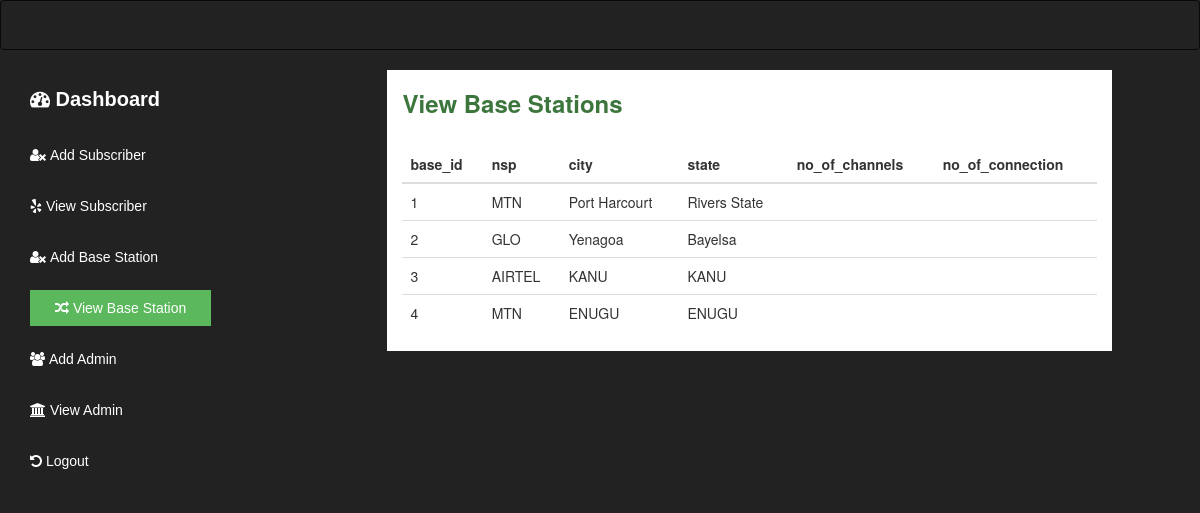
/view-base.php, run on the app's committed database.
### tables this page shows
CREATE TABLE `base_station` (
  `base_id` int(100) NOT NULL,
  `nsp` varchar(100) NOT NULL,
  `city` varchar(100) NOT NULL,
  `state` varchar(100) NOT NULL,
  `channels_num` varchar(11) NOT NULL,
  `connect_num` varchar(11) NOT NULL
);

### view-base.php (the view, shortened to what this page needs)
<?php include 'core/init.php';  ?>
<!DOCTYPE html>
<html lang="en">
<head>
		<link rel="stylesheet" href="assets/css/font/css/font-awesome.css" />
		<link rel="stylesheet" href="assets/css/bootstrap.css"/>
		<link rel="stylesheet" href="assets/css/style-complete.css"/>
</head>
<body style="background:#222;">
</body>
	<nav class="navbar navbar-inverse"></nav>
	<div class="container-fluid">
		<div class="row" id="mynav">
			<div class="col-md-3">
				<div class="col-sm-12 drop">
					<a href = "admin-home.php" style="color:white;font-size:20px; font-weight: bolder;"><i class="fa fa-dashboard"></i>&nbsp;Dashboard</a>
				</div>
				<div class="col-sm-12 drop">
					<a href="add-subscriber.php" style="color:white;"><i class="fa fa-user-times"></i>&nbsp;Add Subscriber</a>
				</div>
				<div class="col-sm-12 drop">
					<a href="view-subscriber.php" style="color:white;"><i class="fa fa-yelp"></i>&nbsp;View Subscriber</a>
				</div>
				<div class="col-sm-12 drop">
					<a href="add-base.php" style="color:white;"><i class="fa fa-user-times"></i>&nbsp;Add Base Station</a>
				</div>
				<div class="col-sm-12 drop">
					<a href="view-base.php" style="color:white;background-color:
#5cb85c;padding:10px 25px;"><i class="fa fa-random"></i>&nbsp;View Base Station</a>
				</div>
				<div class="col-sm-12 drop">
					<a href="add-admin.php" style="color:white;"><i class="fa fa-users"></i>&nbsp;Add Admin</a>
				</div>
				<div class="col-sm-12 drop">
					<a href="view-admin.php" style="color:white;"><i class="fa fa-university"></i>&nbsp;View Admin</a>
				</div>
				<div class="col-sm-12 drop">
					<a href="logout.php" style="color:white;"><i class="fa fa-undo"></i>&nbsp;Logout</a>
				</div>
			</div>
			<div class="col-md-9">
				<div class="col-sm-10 col-sm-offset-1" style="background-color:white;">
					<div style="margin-bottom:30px;"> <h3 class="text-success" style="font-weight: bold;">View Base Stations</h3></div>
					<table class="table table-primary">
						<thead>
							<th>base_id</th>
							<th>nsp</th>
							<th>city</th>
							<th>state</th>
							<th>no_of_channels</th>
							<th>no_of_connection</th>
						</thead>
						<tbody>
							<?php
							$stm = $pdo->prepare("SELECT * FROM base_station");
							$stm->execute();
							if ($stm->rowCount() > 0) {
								while($rows = $stm->fetchObject()){
									echo "<tr>";
									echo "<td>$rows->base_id</td>";
									echo "<td>$rows->nsp</td>";
									echo "<td>$rows->city</td>";
									echo "<td>$rows->state</td>";
									echo "<td>$rows->no_of_channels</td>";
									echo "<td>$rows->no_of_connection</td>";
									echo "</tr>";
								}
							}
							 ?>
						</tbody>
					</table>
				</div>
			</div>
		</div>
	</div>
</body>
</html>

### assets/css/style-complete.css (style rules this page uses)
* { margin: 0; padding: 0; }
#mynav .drop { margin-top:15px; margin-bottom: 15px; }
#mynav .drop a { font-family: sans-serif; font-size: 14px; }

### data on the page
base_station: base_id "1", nsp "MTN", city "Port Harcourt", state "Rivers State"
base_station: base_id "2", nsp "GLO", city "Yenagoa", state "Bayelsa"
base_station: base_id "3", nsp "AIRTEL", city "KANU", state "KANU"
base_station: base_id "4", nsp "MTN", city "ENUGU", state "ENUGU"
